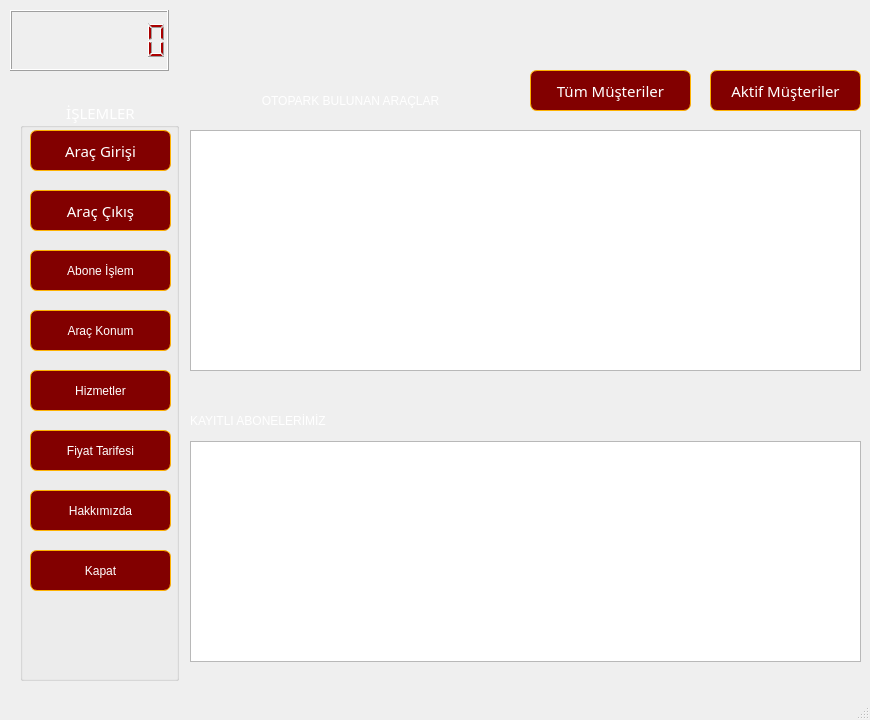
<?xml version="1.0" encoding="UTF-8"?>
<ui version="4.0">
 <class>OtoparkU</class>
 <widget class="QMainWindow" name="OtoparkU">
  <property name="geometry">
   <rect>
    <x>0</x>
    <y>0</y>
    <width>870</width>
    <height>720</height>
   </rect>
  </property>
  <property name="minimumSize">
   <size>
    <width>870</width>
    <height>720</height>
   </size>
  </property>
  <property name="maximumSize">
   <size>
    <width>870</width>
    <height>720</height>
   </size>
  </property>
  <property name="windowTitle">
   <string>MAVROSOFT OTOPARK YAZILIMI V1.0</string>
  </property>
  <property name="windowIcon">
   <iconset resource="simgeler/simgeler.qrc">
    <normaloff>:/mavrosoft.png</normaloff>:/mavrosoft.png</iconset>
  </property>
  <widget class="QWidget" name="centralwidget">
   <property name="styleSheet">
    <string notr="true">#centralwidget{
background-image: url(:/mbg.png);
}</string>
   </property>
   <widget class="QLCDNumber" name="saat">
    <property name="geometry">
     <rect>
      <x>10</x>
      <y>10</y>
      <width>159</width>
      <height>61</height>
     </rect>
    </property>
    <property name="minimumSize">
     <size>
      <width>159</width>
      <height>61</height>
     </size>
    </property>
    <property name="maximumSize">
     <size>
      <width>159</width>
      <height>61</height>
     </size>
    </property>
    <property name="font">
     <font>
      <family>321impact</family>
      <pointsize>11</pointsize>
     </font>
    </property>
    <property name="styleSheet">
     <string notr="true">#saat{
border-color: rgb(85, 0, 0);
color: rgb(170, 0, 0);
	font: 11pt &quot;321impact&quot;;
}</string>
    </property>
    <property name="digitCount">
     <number>8</number>
    </property>
   </widget>
   <widget class="QGroupBox" name="mavrosoftmenu">
    <property name="geometry">
     <rect>
      <x>20</x>
      <y>100</y>
      <width>159</width>
      <height>581</height>
     </rect>
    </property>
    <property name="minimumSize">
     <size>
      <width>159</width>
      <height>581</height>
     </size>
    </property>
    <property name="maximumSize">
     <size>
      <width>159</width>
      <height>581</height>
     </size>
    </property>
    <property name="font">
     <font>
      <family>321impact</family>
      <pointsize>11</pointsize>
     </font>
    </property>
    <property name="autoFillBackground">
     <bool>false</bool>
    </property>
    <property name="styleSheet">
     <string notr="true">font: 11pt &quot;321impact&quot;;
color: rgb(255, 255, 255);
border-color: rgb(173, 0, 0);
</string>
    </property>
    <property name="title">
     <string>İŞLEMLER</string>
    </property>
    <property name="alignment">
     <set>Qt::AlignCenter</set>
    </property>
    <widget class="QPushButton" name="yeniaracgiris">
     <property name="geometry">
      <rect>
       <x>10</x>
       <y>30</y>
       <width>141</width>
       <height>41</height>
      </rect>
     </property>
     <property name="font">
      <font>
       <family>321impact</family>
       <pointsize>11</pointsize>
       <weight>50</weight>
       <italic>false</italic>
       <bold>false</bold>
      </font>
     </property>
     <property name="styleSheet">
      <string notr="true">#yeniaracgiris{
color: rgb(255, 255, 255);
font: 11pt &quot;321impact&quot;;
background-color: qlineargradient(spread:pad, x1:0, y1:0, x2:1, y2:0, stop:1 rgba(130, 0, 0, 255));
border-width: 1px;
border-color:#FEB201;
border-style: solid;
border-radius: 7;
padding: 3px;
padding-left: 5px;
padding-right: 5px;
}
#yeniaracgiris:hover{
background-color: rgb(43, 72, 117);
border-color: rgb(130, 0, 0);
}
#yeniaracgiris:pressed{
background-color: rgb(0, 0, 127);
border-color: rgb(85, 255, 0);
}</string>
     </property>
     <property name="text">
      <string>Araç Girişi</string>
     </property>
    </widget>
    <widget class="QPushButton" name="arac_cikis">
     <property name="geometry">
      <rect>
       <x>10</x>
       <y>90</y>
       <width>141</width>
       <height>41</height>
      </rect>
     </property>
     <property name="font">
      <font>
       <family>321impact</family>
       <pointsize>11</pointsize>
       <weight>50</weight>
       <italic>false</italic>
       <bold>false</bold>
      </font>
     </property>
     <property name="styleSheet">
      <string notr="true">#arac_cikis{
color: rgb(255, 255, 255);
font: 11pt &quot;321impact&quot;;
background-color: qlineargradient(spread:pad, x1:0, y1:0, x2:1, y2:0, stop:1 rgba(130, 0, 0, 255));
border-width: 1px;
border-color:#FEB201;
border-style: solid;
border-radius: 7;
padding: 3px;
padding-left: 5px;
padding-right: 5px;
}
#arac_cikis:hover{
background-color: rgb(43, 72, 117);
border-color: rgb(130, 0, 0);
}
#arac_cikis:pressed{
background-color: rgb(0, 0, 127);
border-color: rgb(85, 255, 0);
}</string>
     </property>
     <property name="text">
      <string>Araç Çıkış</string>
     </property>
    </widget>
    <widget class="QPushButton" name="abone_islemleri">
     <property name="geometry">
      <rect>
       <x>10</x>
       <y>150</y>
       <width>141</width>
       <height>41</height>
      </rect>
     </property>
     <property name="styleSheet">
      <string notr="true">#abone_islemleri{
color: rgb(255, 255, 255);
font: 11pt &quot;321impact&quot;;
background-color: qlineargradient(spread:pad, x1:0, y1:0, x2:1, y2:0, stop:1 rgba(130, 0, 0, 255));
border-width: 1px;
border-color:#FEB201;
border-style: solid;
border-radius: 7;
padding: 3px;
padding-left: 5px;
padding-right: 5px;
}
#abone_islemleri:hover{
background-color: rgb(43, 72, 117);
border-color: rgb(130, 0, 0);
}
#abone_islemleri:pressed{
background-color: rgb(0, 0, 127);
border-color: rgb(85, 255, 0);
}</string>
     </property>
     <property name="text">
      <string>Abone İşlem</string>
     </property>
    </widget>
    <widget class="QPushButton" name="hizmetler">
     <property name="geometry">
      <rect>
       <x>10</x>
       <y>270</y>
       <width>141</width>
       <height>41</height>
      </rect>
     </property>
     <property name="styleSheet">
      <string notr="true">#hizmetler{
color: rgb(255, 255, 255);
font: 11pt &quot;321impact&quot;;
background-color: qlineargradient(spread:pad, x1:0, y1:0, x2:1, y2:0, stop:1 rgba(130, 0, 0, 255));
border-width: 1px;
border-color:#FEB201;
border-style: solid;
border-radius: 7;
padding: 3px;
padding-left: 5px;
padding-right: 5px;
}
#hizmetler:hover{
background-color: rgb(43, 72, 117);;
border-color: rgb(130, 0, 0);
}
#hizmetler:pressed{
background-color: rgb(0, 0, 127);
border-color: rgb(85, 255, 0);
}</string>
     </property>
     <property name="text">
      <string>Hizmetler</string>
     </property>
    </widget>
    <widget class="QPushButton" name="fiyat_tarifesi">
     <property name="geometry">
      <rect>
       <x>10</x>
       <y>330</y>
       <width>141</width>
       <height>41</height>
      </rect>
     </property>
     <property name="styleSheet">
      <string notr="true">#fiyat_tarifesi{
color: rgb(255, 255, 255);
font: 11pt &quot;321impact&quot;;
background-color: qlineargradient(spread:pad, x1:0, y1:0, x2:1, y2:0, stop:1 rgba(130, 0, 0, 255));
border-width: 1px;
border-color:#FEB201;
border-style: solid;
border-radius: 7;
padding: 3px;
padding-left: 5px;
padding-right: 5px;
}
#fiyat_tarifesi:hover{
background-color: rgb(43, 72, 117);
border-color: rgb(130, 0, 0);
}
#fiyat_tarifesi:pressed{
background-color: rgb(0, 0, 127);
border-color: rgb(85, 255, 0);
}</string>
     </property>
     <property name="text">
      <string>Fiyat Tarifesi</string>
     </property>
    </widget>
    <widget class="QPushButton" name="konum">
     <property name="geometry">
      <rect>
       <x>10</x>
       <y>210</y>
       <width>141</width>
       <height>41</height>
      </rect>
     </property>
     <property name="styleSheet">
      <string notr="true">#konum{
color: rgb(255, 255, 255);
font: 11pt &quot;321impact&quot;;
background-color: qlineargradient(spread:pad, x1:0, y1:0, x2:1, y2:0, stop:1 rgba(130, 0, 0, 255));
border-width: 1px;
border-color:#FEB201;
border-style: solid;
border-radius: 7;
padding: 3px;
padding-left: 5px;
padding-right: 5px;
}
#konum:hover{
background-color: rgb(43, 72, 117);
border-color: rgb(130, 0, 0);
}
#konum:pressed{
background-color: rgb(0, 0, 127);
border-color: rgb(85, 255, 0);
}</string>
     </property>
     <property name="text">
      <string>Araç Konum</string>
     </property>
    </widget>
    <widget class="QPushButton" name="FormCikis">
     <property name="geometry">
      <rect>
       <x>10</x>
       <y>450</y>
       <width>141</width>
       <height>41</height>
      </rect>
     </property>
     <property name="styleSheet">
      <string notr="true">#FormCikis{
color: rgb(255, 255, 255);
font: 11pt &quot;321impact&quot;;
background-color: qlineargradient(spread:pad, x1:0, y1:0, x2:1, y2:0, stop:1 rgba(130, 0, 0, 255));
border-width: 1px;
border-color:#FEB201;
border-style: solid;
border-radius: 7;
padding: 3px;
padding-left: 5px;
padding-right: 5px;
}
#FormCikis:hover{
background-color: rgb(43, 72, 117);
border-color: rgb(130, 0, 0);
}
#FormCikis:pressed{
background-color: rgb(0, 0, 127);
border-color: rgb(85, 255, 0);
}</string>
     </property>
     <property name="text">
      <string>Kapat</string>
     </property>
    </widget>
    <widget class="QPushButton" name="hakkimizda">
     <property name="geometry">
      <rect>
       <x>10</x>
       <y>390</y>
       <width>141</width>
       <height>41</height>
      </rect>
     </property>
     <property name="styleSheet">
      <string notr="true">#hakkimizda{
color: rgb(255, 255, 255);
font: 11pt &quot;321impact&quot;;
background-color: qlineargradient(spread:pad, x1:0, y1:0, x2:1, y2:0, stop:1 rgba(130, 0, 0, 255));
border-width: 1px;
border-color:#FEB201;
border-style: solid;
border-radius: 7;
padding: 3px;
padding-left: 5px;
padding-right: 5px;
}
#hakkimizda:hover{
background-color: rgb(43, 72, 117);
border-color: rgb(130, 0, 0);
}
#hakkimizda:pressed{
background-color: rgb(0, 0, 127);
border-color: rgb(85, 255, 0);
}</string>
     </property>
     <property name="text">
      <string>Hakkımızda</string>
     </property>
    </widget>
   </widget>
   <widget class="QLabel" name="otobulara">
    <property name="geometry">
     <rect>
      <x>180</x>
      <y>90</y>
      <width>341</width>
      <height>21</height>
     </rect>
    </property>
    <property name="styleSheet">
     <string notr="true">#otobulara{
color: rgb(255, 255, 255);
font: 14pt &quot;321impact&quot;;
border-color: rgb(170, 0, 0);
}</string>
    </property>
    <property name="text">
     <string>OTOPARK BULUNAN ARAÇLAR</string>
    </property>
    <property name="alignment">
     <set>Qt::AlignCenter</set>
    </property>
   </widget>
   <widget class="QTableView" name="musteritablosu">
    <property name="geometry">
     <rect>
      <x>190</x>
      <y>130</y>
      <width>671</width>
      <height>241</height>
     </rect>
    </property>
    <property name="autoFillBackground">
     <bool>true</bool>
    </property>
    <property name="styleSheet">
     <string notr="true">musteritablosu {
    show-decoration-selected: 1;
}


musteritablosu::item:alternate {
    background: #EEEEEE;
}

musteritablosu::item:selected {
    border: 0px solid;
}

musteritablosu::item:selected:!active {
    background: qlineargradient(x1: 0, y1: 0, x2: 0, y2: 1,
                                stop: 0 #E5ABAF, stop: 1 #B28588);
}

musteritablosu::item:selected:active {
    background: qlineargradient(x1: 0, y1: 0, x2: 0, y2: 1,
                                stop: 0 #a96a6e, stop: 1 #d9888d);
}

musteritablosu::item:hover {
    background: qlineargradient(x1: 0, y1: 0, x2: 0, y2: 1,
                                stop: 0 #FAFBFE, stop: 1 #F1DCDE);
}</string>
    </property>
    <property name="frameShape">
     <enum>QFrame::StyledPanel</enum>
    </property>
    <property name="frameShadow">
     <enum>QFrame::Sunken</enum>
    </property>
    <property name="midLineWidth">
     <number>0</number>
    </property>
    <property name="verticalScrollBarPolicy">
     <enum>Qt::ScrollBarAsNeeded</enum>
    </property>
   </widget>
   <widget class="QLabel" name="otobulara_2">
    <property name="geometry">
     <rect>
      <x>190</x>
      <y>410</y>
      <width>341</width>
      <height>21</height>
     </rect>
    </property>
    <property name="styleSheet">
     <string notr="true">color: rgb(255, 255, 255);
font: 14pt &quot;321impact&quot;;
border-color: rgb(170, 0, 0);
</string>
    </property>
    <property name="text">
     <string>KAYITLI ABONELERİMİZ</string>
    </property>
    <property name="textFormat">
     <enum>Qt::AutoText</enum>
    </property>
    <property name="alignment">
     <set>Qt::AlignLeading|Qt::AlignLeft|Qt::AlignVCenter</set>
    </property>
   </widget>
   <widget class="QTableView" name="abonetablosu">
    <property name="geometry">
     <rect>
      <x>190</x>
      <y>441</y>
      <width>671</width>
      <height>221</height>
     </rect>
    </property>
   </widget>
   <widget class="QPushButton" name="tummusteriler">
    <property name="geometry">
     <rect>
      <x>530</x>
      <y>70</y>
      <width>161</width>
      <height>41</height>
     </rect>
    </property>
    <property name="font">
     <font>
      <family>321impact</family>
      <pointsize>11</pointsize>
      <weight>50</weight>
      <italic>false</italic>
      <bold>false</bold>
     </font>
    </property>
    <property name="styleSheet">
     <string notr="true">#tummusteriler{
color: rgb(255, 255, 255);
font: 11pt &quot;321impact&quot;;
background-color: qlineargradient(spread:pad, x1:0, y1:0, x2:1, y2:0, stop:1 rgba(130, 0, 0, 255));
border-width: 1px;
border-color:#FEB201;
border-style: solid;
border-radius: 7;
padding: 3px;
padding-left: 5px;
padding-right: 5px;
}
#tummusteriler:hover{
background-color: rgb(43, 72, 117);
border-color: rgb(130, 0, 0);
}
#tummusteriler:pressed{
background-color: rgb(0, 0, 127);
border-color: rgb(85, 255, 0);
}</string>
    </property>
    <property name="text">
     <string>Tüm Müşteriler</string>
    </property>
   </widget>
   <widget class="QPushButton" name="aktifmusteriler">
    <property name="geometry">
     <rect>
      <x>710</x>
      <y>70</y>
      <width>151</width>
      <height>41</height>
     </rect>
    </property>
    <property name="font">
     <font>
      <family>321impact</family>
      <pointsize>11</pointsize>
      <weight>50</weight>
      <italic>false</italic>
      <bold>false</bold>
     </font>
    </property>
    <property name="styleSheet">
     <string notr="true">#aktifmusteriler{
color: rgb(255, 255, 255);
font: 11pt &quot;321impact&quot;;
background-color: qlineargradient(spread:pad, x1:0, y1:0, x2:1, y2:0, stop:1 rgba(130, 0, 0, 255));
border-width: 1px;
border-color:#FEB201;
border-style: solid;
border-radius: 7;
padding: 3px;
padding-left: 5px;
padding-right: 5px;
}
#aktifmusteriler:hover{
background-color: rgb(43, 72, 117);
border-color: rgb(130, 0, 0);
}
#aktifmusteriler:pressed{
background-color: rgb(0, 0, 127);
border-color: rgb(85, 255, 0);
}</string>
    </property>
    <property name="text">
     <string>Aktif Müşteriler</string>
    </property>
    <property name="autoRepeatDelay">
     <number>999</number>
    </property>
    <property name="flat">
     <bool>false</bool>
    </property>
   </widget>
  </widget>
  <widget class="QMenuBar" name="menubar">
   <property name="geometry">
    <rect>
     <x>0</x>
     <y>0</y>
     <width>870</width>
     <height>27</height>
    </rect>
   </property>
   <property name="styleSheet">
    <string notr="true">font: 11pt &quot;321impact&quot;;
border-color: rgb(170, 0, 0);
color: rgb(255, 255, 255);</string>
   </property>
  </widget>
  <widget class="QStatusBar" name="statusbar"/>
 </widget>
 <tabstops>
  <tabstop>yeniaracgiris</tabstop>
  <tabstop>arac_cikis</tabstop>
  <tabstop>abone_islemleri</tabstop>
  <tabstop>konum</tabstop>
  <tabstop>hizmetler</tabstop>
  <tabstop>fiyat_tarifesi</tabstop>
  <tabstop>FormCikis</tabstop>
  <tabstop>musteritablosu</tabstop>
  <tabstop>abonetablosu</tabstop>
 </tabstops>
 <resources>
  <include location="simgeler/simgeler.qrc"/>
 </resources>
 <connections/>
</ui>
